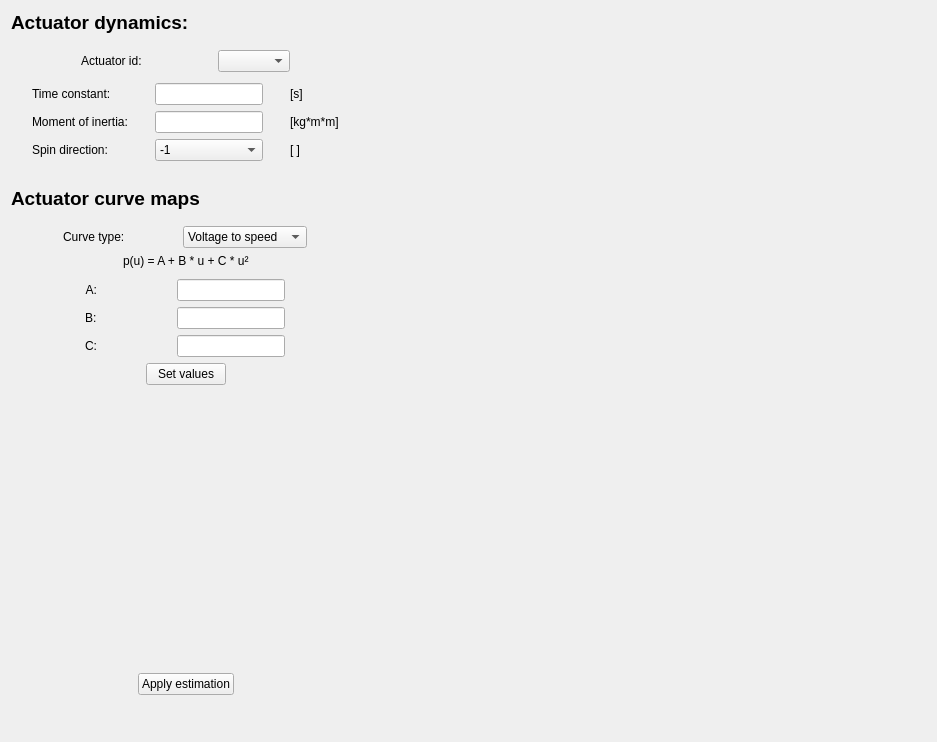
<?xml version="1.0" encoding="UTF-8"?>
<ui version="4.0">
 <class>Form</class>
 <widget class="QWidget" name="Form">
  <property name="geometry">
   <rect>
    <x>0</x>
    <y>0</y>
    <width>937</width>
    <height>742</height>
   </rect>
  </property>
  <property name="windowTitle">
   <string>All Parameters</string>
  </property>
  <layout class="QHBoxLayout" name="horizontalLayoutMain">
   <item>
    <layout class="QHBoxLayout" name="horizontalLayout_4" stretch="0,1">
     <property name="rightMargin">
      <number>0</number>
     </property>
     <item>
      <layout class="QVBoxLayout" name="leftLayout">
       <property name="sizeConstraint">
        <enum>QLayout::SetDefaultConstraint</enum>
       </property>
       <item>
        <widget class="QLabel" name="label_geolocation">
         <property name="sizePolicy">
          <sizepolicy hsizetype="Fixed" vsizetype="Preferred">
           <horstretch>0</horstretch>
           <verstretch>0</verstretch>
          </sizepolicy>
         </property>
         <property name="styleSheet">
          <string notr="true">font-weight: bold; font-size: 14pt;</string>
         </property>
         <property name="text">
          <string>Actuator dynamics:</string>
         </property>
        </widget>
       </item>
       <item>
        <layout class="QHBoxLayout" name="horizontalLayout_7">
         <property name="topMargin">
          <number>10</number>
         </property>
         <item>
          <widget class="QLabel" name="label_act_id">
           <property name="enabled">
            <bool>true</bool>
           </property>
           <property name="sizePolicy">
            <sizepolicy hsizetype="Fixed" vsizetype="Preferred">
             <horstretch>0</horstretch>
             <verstretch>0</verstretch>
            </sizepolicy>
           </property>
           <property name="text">
            <string>Actuator id:</string>
           </property>
          </widget>
         </item>
         <item>
          <widget class="QComboBox" name="comboBox_act_id">
           <property name="sizePolicy">
            <sizepolicy hsizetype="Fixed" vsizetype="Fixed">
             <horstretch>0</horstretch>
             <verstretch>0</verstretch>
            </sizepolicy>
           </property>
          </widget>
         </item>
        </layout>
       </item>
       <item>
        <layout class="QGridLayout" name="gridLayout">
         <property name="sizeConstraint">
          <enum>QLayout::SetFixedSize</enum>
         </property>
         <property name="topMargin">
          <number>5</number>
         </property>
         <item row="3" column="2">
          <widget class="QLabel" name="label_unit_spin">
           <property name="text">
            <string>[ ]</string>
           </property>
          </widget>
         </item>
         <item row="0" column="0">
          <widget class="QLabel" name="label_timeCte">
           <property name="sizePolicy">
            <sizepolicy hsizetype="Fixed" vsizetype="Preferred">
             <horstretch>0</horstretch>
             <verstretch>0</verstretch>
            </sizepolicy>
           </property>
           <property name="text">
            <string>Time constant:</string>
           </property>
          </widget>
         </item>
         <item row="1" column="0">
          <widget class="QLabel" name="label_moi">
           <property name="text">
            <string>Moment of inertia:</string>
           </property>
          </widget>
         </item>
         <item row="1" column="2">
          <widget class="QLabel" name="label_unit_moi">
           <property name="text">
            <string>[kg*m*m]</string>
           </property>
          </widget>
         </item>
         <item row="1" column="1">
          <widget class="QLineEdit" name="lineEdit_MOI">
           <property name="sizePolicy">
            <sizepolicy hsizetype="Fixed" vsizetype="Fixed">
             <horstretch>0</horstretch>
             <verstretch>0</verstretch>
            </sizepolicy>
           </property>
          </widget>
         </item>
         <item row="0" column="2">
          <widget class="QLabel" name="label_unit_timeCte">
           <property name="sizePolicy">
            <sizepolicy hsizetype="Fixed" vsizetype="Preferred">
             <horstretch>0</horstretch>
             <verstretch>0</verstretch>
            </sizepolicy>
           </property>
           <property name="text">
            <string>[s]       </string>
           </property>
          </widget>
         </item>
         <item row="3" column="0">
          <widget class="QLabel" name="label_spin">
           <property name="text">
            <string>Spin direction:</string>
           </property>
          </widget>
         </item>
         <item row="0" column="1">
          <widget class="QLineEdit" name="lineEdit_timeCte">
           <property name="sizePolicy">
            <sizepolicy hsizetype="Fixed" vsizetype="Fixed">
             <horstretch>0</horstretch>
             <verstretch>0</verstretch>
            </sizepolicy>
           </property>
          </widget>
         </item>
         <item row="3" column="1">
          <widget class="QComboBox" name="comboBox_spin">
           <item>
            <property name="text">
             <string>-1</string>
            </property>
           </item>
           <item>
            <property name="text">
             <string>1</string>
            </property>
           </item>
          </widget>
         </item>
        </layout>
       </item>
       <item>
        <spacer name="verticalSpacer_2">
         <property name="orientation">
          <enum>Qt::Vertical</enum>
         </property>
         <property name="sizeType">
          <enum>QSizePolicy::Fixed</enum>
         </property>
         <property name="sizeHint" stdset="0">
          <size>
           <width>20</width>
           <height>20</height>
          </size>
         </property>
        </spacer>
       </item>
       <item>
        <widget class="QLabel" name="label_mag_field">
         <property name="sizePolicy">
          <sizepolicy hsizetype="Fixed" vsizetype="Preferred">
           <horstretch>0</horstretch>
           <verstretch>0</verstretch>
          </sizepolicy>
         </property>
         <property name="font">
          <font>
           <pointsize>14</pointsize>
           <weight>75</weight>
           <bold>true</bold>
          </font>
         </property>
         <property name="text">
          <string>Actuator curve maps</string>
         </property>
        </widget>
       </item>
       <item>
        <layout class="QHBoxLayout" name="horizontalLayout_5">
         <property name="topMargin">
          <number>10</number>
         </property>
         <item>
          <widget class="QLabel" name="label_curveType">
           <property name="sizePolicy">
            <sizepolicy hsizetype="Fixed" vsizetype="Preferred">
             <horstretch>0</horstretch>
             <verstretch>0</verstretch>
            </sizepolicy>
           </property>
           <property name="text">
            <string>Curve type:</string>
           </property>
          </widget>
         </item>
         <item>
          <widget class="QComboBox" name="comboBox_curveType">
           <property name="sizePolicy">
            <sizepolicy hsizetype="Fixed" vsizetype="Fixed">
             <horstretch>0</horstretch>
             <verstretch>0</verstretch>
            </sizepolicy>
           </property>
           <item>
            <property name="text">
             <string>Voltage to speed</string>
            </property>
           </item>
           <item>
            <property name="text">
             <string>Speed to thrust</string>
            </property>
           </item>
           <item>
            <property name="text">
             <string>Speed to torque</string>
            </property>
           </item>
           <item>
            <property name="text">
             <string>Torque to current</string>
            </property>
           </item>
          </widget>
         </item>
        </layout>
       </item>
       <item alignment="Qt::AlignHCenter">
        <widget class="QLabel" name="label_14">
         <property name="text">
          <string>p(u) = A + B * u + C * u²</string>
         </property>
        </widget>
       </item>
       <item>
        <layout class="QGridLayout" name="gridLayout" rowstretch="0,0,0" columnstretch="0,0" rowminimumheight="0,0,0">
         <property name="sizeConstraint">
          <enum>QLayout::SetFixedSize</enum>
         </property>
         <property name="topMargin">
          <number>5</number>
         </property>
         <property name="rightMargin">
          <number>0</number>
         </property>
         <item row="0" column="0">
          <widget class="QLabel" name="label_coeffA">
           <property name="sizePolicy">
            <sizepolicy hsizetype="Fixed" vsizetype="Preferred">
             <horstretch>0</horstretch>
             <verstretch>0</verstretch>
            </sizepolicy>
           </property>
           <property name="text">
            <string>A:</string>
           </property>
           <property name="alignment">
            <set>Qt::AlignRight|Qt::AlignTrailing|Qt::AlignVCenter</set>
           </property>
          </widget>
         </item>
         <item row="2" column="1">
          <widget class="QLineEdit" name="lineEdit_coeffC">
           <property name="sizePolicy">
            <sizepolicy hsizetype="Fixed" vsizetype="Fixed">
             <horstretch>0</horstretch>
             <verstretch>0</verstretch>
            </sizepolicy>
           </property>
          </widget>
         </item>
         <item row="1" column="0">
          <widget class="QLabel" name="label_coeffB">
           <property name="text">
            <string>B:</string>
           </property>
          </widget>
         </item>
         <item row="1" column="1">
          <widget class="QLineEdit" name="lineEdit_coeffB">
           <property name="sizePolicy">
            <sizepolicy hsizetype="Fixed" vsizetype="Fixed">
             <horstretch>0</horstretch>
             <verstretch>0</verstretch>
            </sizepolicy>
           </property>
          </widget>
         </item>
         <item row="2" column="0">
          <widget class="QLabel" name="label_coeffC">
           <property name="text">
            <string>C:</string>
           </property>
          </widget>
         </item>
         <item row="0" column="1">
          <widget class="QLineEdit" name="lineEdit_coeffA">
           <property name="sizePolicy">
            <sizepolicy hsizetype="Fixed" vsizetype="Fixed">
             <horstretch>0</horstretch>
             <verstretch>0</verstretch>
            </sizepolicy>
           </property>
          </widget>
         </item>
        </layout>
       </item>
       <item alignment="Qt::AlignHCenter">
        <widget class="QPushButton" name="pushButton_set_values">
         <property name="sizePolicy">
          <sizepolicy hsizetype="Fixed" vsizetype="Fixed">
           <horstretch>0</horstretch>
           <verstretch>0</verstretch>
          </sizepolicy>
         </property>
         <property name="text">
          <string>Set values</string>
         </property>
        </widget>
       </item>
       <item>
        <spacer name="verticalSpacer_3">
         <property name="orientation">
          <enum>Qt::Vertical</enum>
         </property>
         <property name="sizeType">
          <enum>QSizePolicy::Fixed</enum>
         </property>
         <property name="sizeHint" stdset="0">
          <size>
           <width>20</width>
           <height>40</height>
          </size>
         </property>
        </spacer>
       </item>
       <item>
        <spacer name="horizontalSpacer">
         <property name="orientation">
          <enum>Qt::Horizontal</enum>
         </property>
         <property name="sizeType">
          <enum>QSizePolicy::Maximum</enum>
         </property>
         <property name="sizeHint" stdset="0">
          <size>
           <width>350</width>
           <height>20</height>
          </size>
         </property>
        </spacer>
       </item>
       <item>
        <spacer name="verticalSpacer_4">
         <property name="orientation">
          <enum>Qt::Vertical</enum>
         </property>
         <property name="sizeHint" stdset="0">
          <size>
           <width>20</width>
           <height>40</height>
          </size>
         </property>
        </spacer>
       </item>
       <item alignment="Qt::AlignHCenter">
        <widget class="QPushButton" name="pushButton_applyEstimation">
         <property name="sizePolicy">
          <sizepolicy hsizetype="Fixed" vsizetype="Fixed">
           <horstretch>0</horstretch>
           <verstretch>0</verstretch>
          </sizepolicy>
         </property>
         <property name="text">
          <string>Apply estimation</string>
         </property>
        </widget>
       </item>
       <item>
        <layout class="QVBoxLayout" name="verticalLayout_2">
         <property name="sizeConstraint">
          <enum>QLayout::SetFixedSize</enum>
         </property>
         <property name="topMargin">
          <number>10</number>
         </property>
         <item>
          <widget class="QWidget" name="widget_polynomialEstimator" native="true">
           <property name="sizePolicy">
            <sizepolicy hsizetype="Minimum" vsizetype="Preferred">
             <horstretch>0</horstretch>
             <verstretch>0</verstretch>
            </sizepolicy>
           </property>
           <property name="minimumSize">
            <size>
             <width>0</width>
             <height>20</height>
            </size>
           </property>
          </widget>
         </item>
        </layout>
       </item>
      </layout>
     </item>
     <item>
      <layout class="QVBoxLayout" name="rightLayout">
       <property name="sizeConstraint">
        <enum>QLayout::SetDefaultConstraint</enum>
       </property>
       <property name="rightMargin">
        <number>0</number>
       </property>
       <item>
        <widget class="GraphicsLayoutWidget" name="plotWidget" native="true">
         <property name="sizePolicy">
          <sizepolicy hsizetype="Expanding" vsizetype="Preferred">
           <horstretch>0</horstretch>
           <verstretch>0</verstretch>
          </sizepolicy>
         </property>
         <property name="minimumSize">
          <size>
           <width>0</width>
           <height>0</height>
          </size>
         </property>
         <layout class="QVBoxLayout" name="verticalLayout"/>
        </widget>
       </item>
       <item>
        <spacer name="horizontalSpacer_2">
         <property name="orientation">
          <enum>Qt::Horizontal</enum>
         </property>
         <property name="sizeType">
          <enum>QSizePolicy::Expanding</enum>
         </property>
         <property name="sizeHint" stdset="0">
          <size>
           <width>100</width>
           <height>0</height>
          </size>
         </property>
        </spacer>
       </item>
      </layout>
     </item>
    </layout>
   </item>
  </layout>
 </widget>
 <customwidgets>
  <customwidget>
   <class>GraphicsLayoutWidget</class>
   <extends>QWidget</extends>
   <header>pyqtgraph.h</header>
   <container>1</container>
  </customwidget>
 </customwidgets>
 <resources/>
 <connections/>
</ui>
